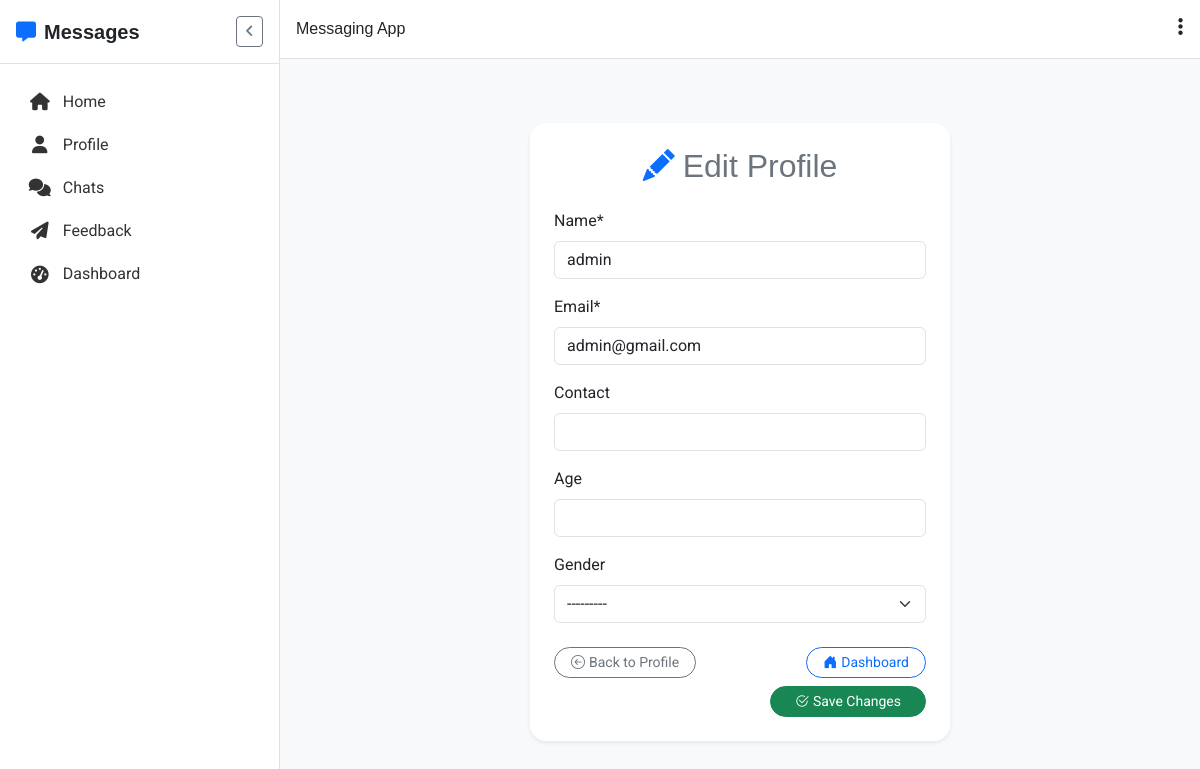
/profile/edit/ (signed in), run on the app's committed database.
### myapp/models.py (models this page shows, shortened)
class CustomUser(AbstractUser):
    name = models.CharField(max_length=100)
    email = models.EmailField(unique=True)
    contact = models.CharField(max_length=15, blank=True)
    age = models.PositiveIntegerField(null=True, blank=True)
    gender = models.CharField(max_length=10, choices=[('male','Male'),('female','Female'),('other','Other')], blank=True)
    kem_pk = models.TextField(blank=True, null=True)
    kem_sk = models.TextField(blank=True, null=True)
    sign_pk = models.TextField(blank=True, null=True)
    sign_sk = models.TextField(blank=True, null=True)
    USERNAME_FIELD = 'email'
    REQUIRED_FIELDS = ['username', 'name']

### myapp/views.py (the view)
# urls.py: path('profile/edit/', edit_profile, name='edit_profile'),
@login_required
def edit_profile(request):
    user = request.user  # Get the current logged-in user
    if request.method == 'POST':
        form = ProfileForm(request.POST, instance=user)  # Pre-fill the form with user's current data
        if form.is_valid():
            form.save()  # Save the updated data to the database
            return redirect('profile')  # Redirect to profile page (or dashboard, etc.)
    else:
        form = ProfileForm(instance=user)  # Display the form with user's current data
    return render(request, 'account/edit_profile.html', {'form': form})

### myapp/forms.py
class ProfileForm(forms.ModelForm):
    class Meta:
        model = CustomUser
        fields = ['name', 'email', 'contact', 'age', 'gender']  # adjust fields as per your model
        widgets = {
            'email': forms.EmailInput(attrs={'class': 'form-control'}),
            'contact': forms.TextInput(attrs={'class': 'form-control'}),
            'age': forms.NumberInput(attrs={'class': 'form-control'}),
            'gender': forms.Select(attrs={'class': 'form-control'}),
            'name': forms.TextInput(attrs={'class': 'form-control'}),
        }

### templates/account/edit_profile.html (shortened to what this page needs)
{% extends 'base.html' %}
{% load crispy_forms_tags %}
{% block content %}
<div class="container my-5">
    <div class="row justify-content-center">
        <div class="col-md-8 col-lg-6">
            <div class="card shadow-sm border-0 rounded-4">
                <div class="card-body p-4">
                    <h2 class="card-title text-center mb-4 text-secondary">
                        <i class="bi bi-pencil-fill me-2 text-primary"></i>Edit Profile
                    </h2>
                    <form method="post" class="needs-validation" novalidate>
                        <div class="mb-3">
                            {{ form|crispy }}
                        </div>
                        <div class="d-flex flex-wrap justify-content-between align-items-center mt-4 gap-2">
                            <a href="{% url 'profile' %}" class="btn btn-outline-secondary btn-sm rounded-pill px-3">
                                <i class="bi bi-arrow-left-circle me-1"></i>Back to Profile
                            </a>
                            <a href="{% url 'dashboard' %}" class="btn btn-outline-primary btn-sm rounded-pill px-3">
                                <i class="bi bi-house-door-fill me-1"></i>Dashboard
                            </a>
                            <button type="submit" class="btn btn-success btn-sm rounded-pill px-4 ms-auto">
                                <i class="bi bi-check2-circle me-1"></i>Save Changes
                            </button>
                        </div>
                    </form>
                </div>
            </div>
        </div>
    </div>
</div>
{% endblock %}

### data on the page
CustomUser: name "admin", email "admin@gmail.com", gender "---------"
